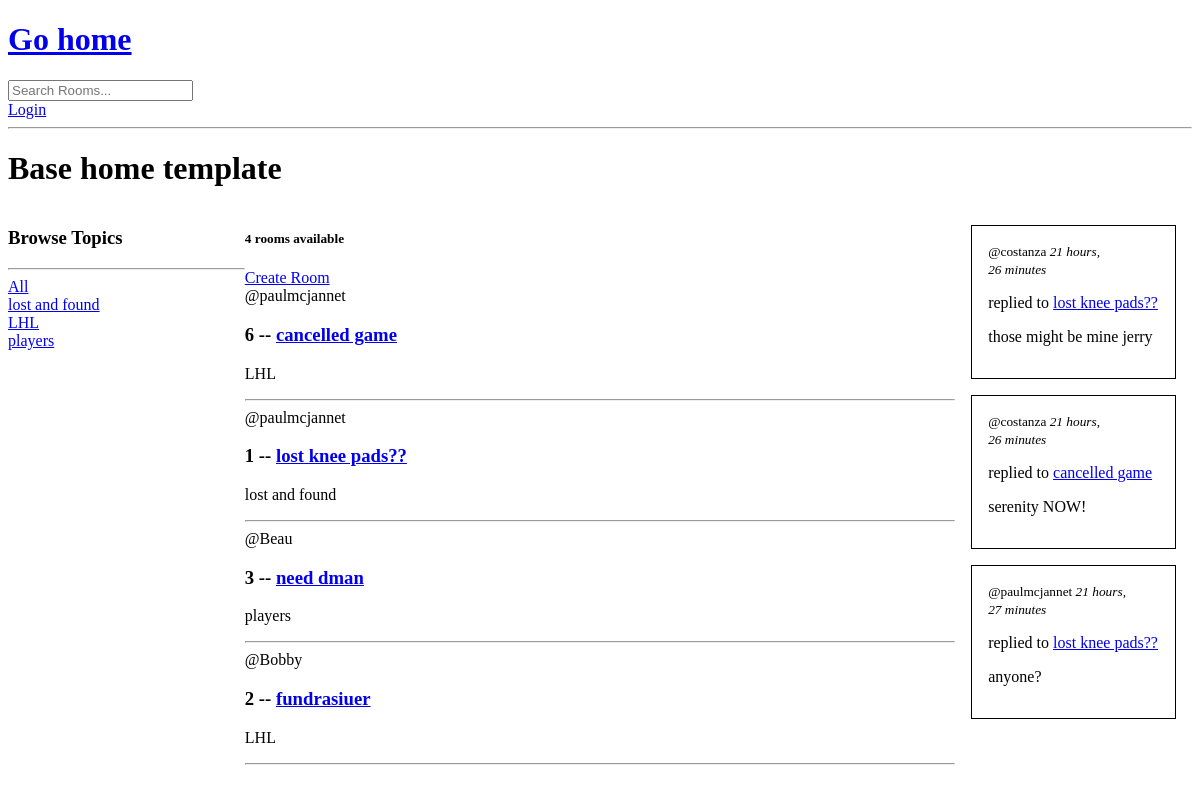
Before: / with the older database file.
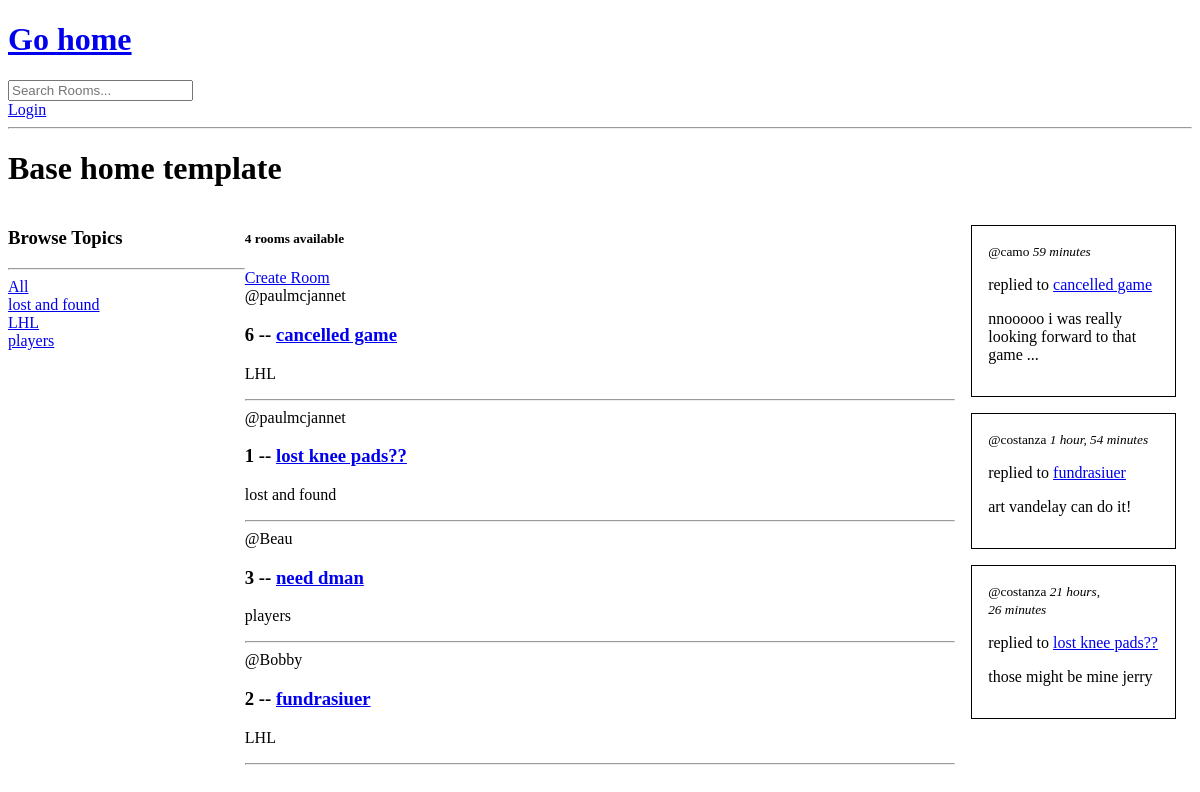
After: the same page with the newer database file.
### base/models.py (models this page shows, shortened)
class Topic(models.Model):
    name = models.CharField(max_length=200)

class Room(models.Model):
    host = models.ForeignKey(User, on_delete=models.SET_NULL, null=True)
    topic =  models.ForeignKey(Topic, on_delete=models.SET_NULL, null=True)
    name = models.CharField(max_length=200)
    desc = models.TextField(null=True, blank=True)
    participants = models.ManyToManyField(User, related_name="participants", blank=True)
    updated = models.DateTimeField(auto_now=True)
    created = models.DateTimeField(auto_now_add=True)
    class Meta:
        ordering = ["-updated", "-created"]
    def __str__(self):
        return str(self.name)

class Message(models.Model):
    user = models.ForeignKey(User, on_delete=models.CASCADE)
    room = models.ForeignKey(Room, on_delete=models.CASCADE)
    body = models.TextField()
    updated = models.DateTimeField(auto_now=True)
    created = models.DateTimeField(auto_now_add=True)

### base/views.py (the view)
# urls.py: path("", views.home, name="home"),
def home(req):
    q = req.GET.get("q") if req.GET.get("q") != None else ""
    rooms = Room.objects.filter(
        Q(topic__name__icontains=q) |
        Q(name__icontains=q) |
        Q(desc__icontains=q))
    topics = Topic.objects.all()
    room_count = rooms.count()
    latest = Message.objects.order_by("-updated")[:3] # get newest 3 messages
    context = {"rooms": rooms, "topics": topics, "room_count": room_count, "latest": latest}
    return render(req, "base/home.html", context)

### base/templates/base/home.html (shortened to what this page needs)
{% extends "main.html" %} {% block content %}
<h1>Base home template</h1>
<div class="home-container">
	<div>
		<h3>Browse Topics</h3>
		<hr />
		<div>
			<a href="{% url 'home' %}">All</a>
		</div>
		{% for topic in topics %}
		<div>
			<a href="{% url 'home' %}?q={{topic.name}}">{{topic.name}}</a>
		</div>
		{% endfor %}
	</div>
	<div>
		<h5>{{room_count}} rooms available</h5>
		<a href="{% url 'create-room' %}">Create Room</a>
		{% for room in rooms %}
		<div>
			<span>@{{room.host.username}}</span>
			<h3>
				{{room.id}} --
				<a href="{% url 'room' room.id %}">{{room.name}}</a>
			</h3>
			<p>{{room.topic.name}}</p>
			<hr />
		</div>
		{% endfor %}
	</div>
	<div>
		{% for message in latest %}
		<div class="latest-card">
			<small
				>@{{message.user}}
				<i>{{message.created|timesince}}</i></small
			>
			<p>
				replied to
				<a href="{% url 'room' message.room.id %}"
					>{{message.room}}</a
				>
			</p>
			{% if message.body|length < 50 %}
			<p>{{message.body}}</p>
			{% else %}
			<p>{{message.body|slice:":50"}}...</p>
			{% endif %}
		</div>
		{% endfor %}
	</div>
</div>
{% endblock content %}

Changed rows visible on the page:
no longer on this page (row unchanged): Message: user "costanza", created "21 hours, 26 minutes", room "cancelled game", body "serenity NOW!"
no longer on this page (row unchanged): Message: user "paulmcjannet", created "21 hours, 27 minutes", room "lost knee pads??", body "anyone?"
added Message: user "camo", created "59 minutes", room "cancelled game", body "nnooooo i was really looking forward to that game"
added Message: user "costanza", created "1 hour, 54 minutes", room "fundrasiuer", body "art vandelay can do it!"
